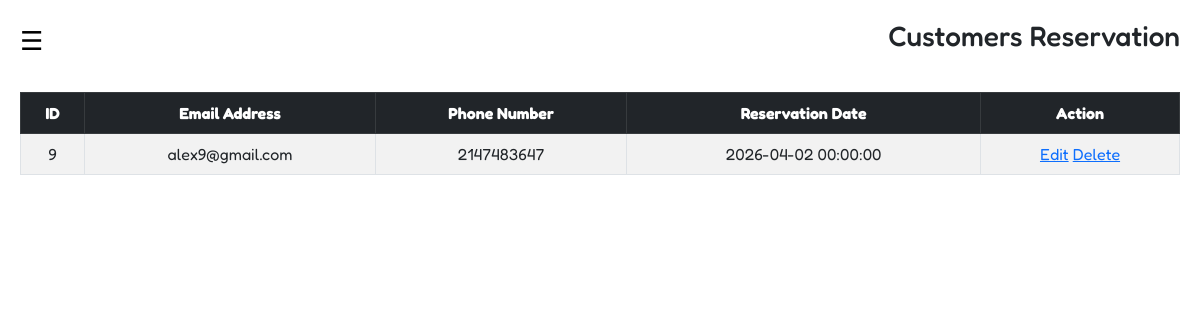
Screenshot of /admin/userrecord.php with the database file from the repository.
### tables this page shows
CREATE TABLE `customerorder` (
  `id` int(11) NOT NULL,
  `emailaddress` varchar(200) NOT NULL,
  `password` varchar(200) NOT NULL,
  `phonenumber` int(11) NOT NULL,
  `reservedate` datetime NOT NULL DEFAULT current_timestamp()
);

### admin/userrecord.php (the view, shortened to what this page needs)
<?php
include("../connection.php");
?>
<!DOCTYPE html>
<html lang="en">
<head>
    <link href="https://cdn.jsdelivr.net/npm/bootstrap@5.0.2/dist/css/bootstrap.min.css" rel="stylesheet">
    <link rel="stylesheet" href="https://cdnjs.cloudflare.com/ajax/libs/font-awesome/6.5.2/css/all.min.css" />
</head>
<body>
<div class="content">
<header class="d-flex justify-content-between align-items-center">
    <button class="toggle-btn" onclick="toggleSidebar()">☰</button>
    <h3>Customers Reservation</h3>
</header>
<div class="table-container">
<?php
$sql = "SELECT * FROM customerorder";
$result =$conn->query($sql);
if(mysqli_num_rows($result) > 0) {
   ?>
  <table class="table table-striped table-bordered text-center">
    <thead class="table-dark">
        <tr>
            <th>ID</th>
            <th>Email Address</th>
            <th>Phone Number</th>
            <th>Reservation Date</th>
            <th>Action</th>
        </tr>
    </thead>
    <tbody>
        <?php
while($row = mysqli_fetch_assoc($result)){
?>
<tr>
<td><?php echo $row['id']; ?></td>
<td><?php echo $row['emailaddress']; ?></td>
<td><?php echo $row['phonenumber']; ?></td>
<td><?php echo $row['reservedate']; ?></td>
<td>
  <a href ="Update.php?id=<?php echo $row['id']; ?>">Edit</a>
   <a href ="Delete.php?id=<?php echo $row['id']; ?>">Delete</a>
</td>
</tr>
        <?php } ?>
    </tbody>
</table>
<?php
}else{
    echo "<h4 class='text-center mt-5'>No Rerservation Found</h4>";
}
?>
</div>
</div>
</body>
</html>

### admin/userrecord.php (style rules this page uses)
* { margin:0; padding:0; box-sizing:border-box; font-family: 'Fredoka',sans-serif; }
.content { margin-left:0; padding:20px; transition:0.3s; }
.toggle-btn { font-size:26px; border:none; background:none; cursor:pointer; }
.table-container { margin-top:30px; }
table { width:100%; }

### rows the page displays
customerorder: id "9", emailaddress "alex9@gmail.com", phonenumber "2147483647", reservedate "2026-04-02 00:00:00"
